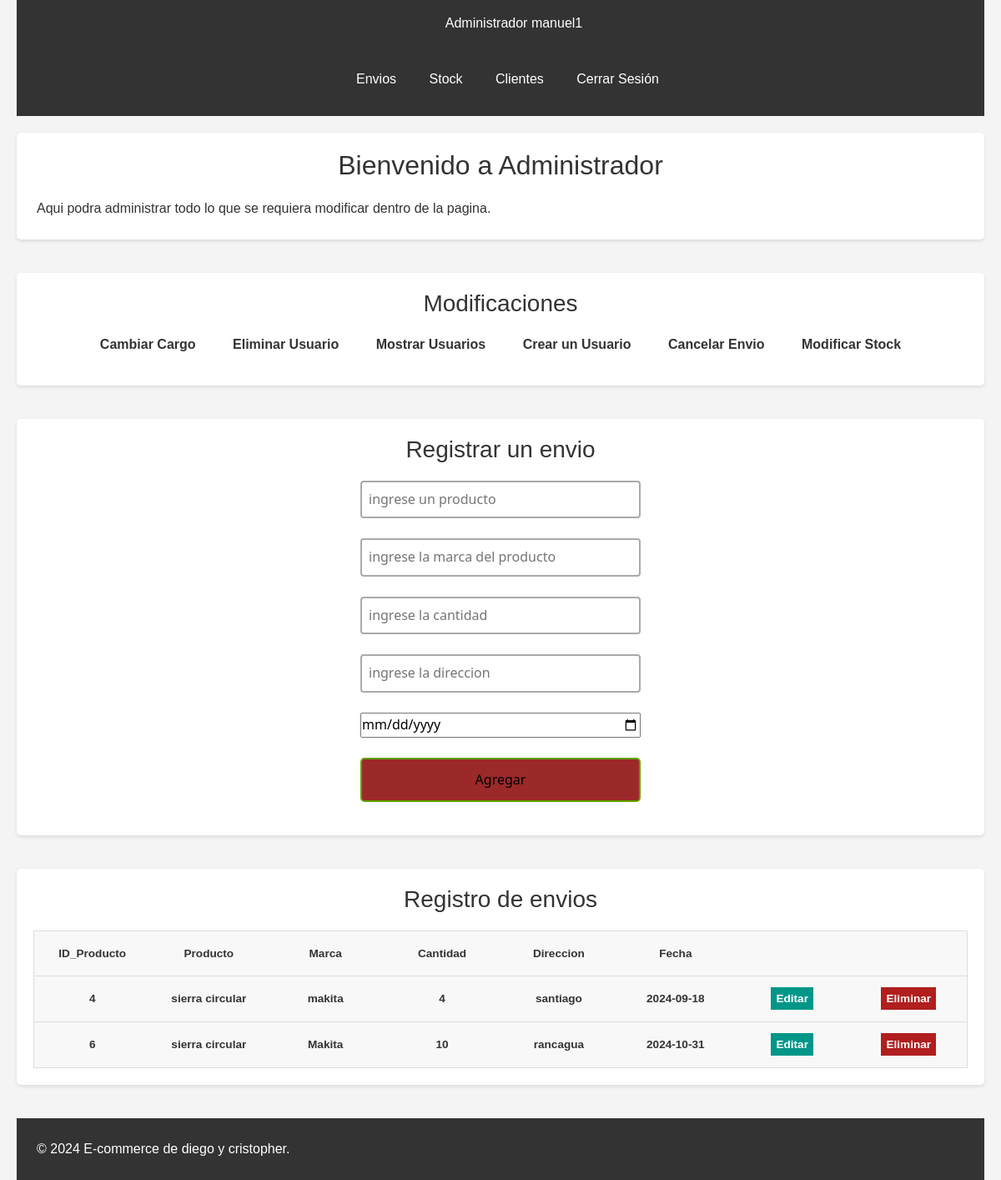
/empleados2.php (signed in), run on the app's committed database.
### tables this page shows
CREATE TABLE `envios` (
  `id` int(11) NOT NULL,
  `producto` varchar(100) NOT NULL,
  `marca` varchar(100) NOT NULL,
  `cantidad` int(11) NOT NULL,
  `direccion` varchar(100) NOT NULL,
  `fecha_envio` date NOT NULL
);

### empleados2.php (the view, shortened to what this page needs)
<?php
$nombreUsuario = isset($_SESSION['usuario']) ? $_SESSION['usuario'] : "Invitado";
$con = connection();
$sql = "SELECT * FROM envios";
$query = mysqli_query($con, $sql);
?>
<!DOCTYPE html>
<html lang="es">
<head>
    <link href="https://cdn.jsdelivr.net/npm/bootstrap@5.3.3/dist/css/bootstrap.min.css" rel="stylesheet">
    <link href="empleadosDise.css" rel="stylesheet">
</head>
<body>
    <header>
        <nav>
           <ul>
                <li>
                    <div class="caja">
                        <?php echo 'Administrador  '.$nombreUsuario; ?>
                    </div>
               </li>
           </ul>
            <ul>
                <li><a href="envios.php">Envios</a></li>
                <li><a href="stock.php">Stock</a></li>
                <li><a href="clientes_datos.php">Clientes</a></li>
                <li><a href="cerrar_sesion.php">Cerrar Sesión</a></li>
            </ul>
        </nav>
    </header>
    <section id="inicio">
        <h2>Bienvenido a Administrador</h2>
        <p>Aqui podra administrar todo lo que se requiera modificar dentro de la pagina.</p>
    </section>
    <section id="categorias">
        <h3>Modificaciones</h3>
        <ul>
            <li><a href="#Mostrar_user">Cambiar Cargo</a></li>
            <li><a href="#Mostrar_user">Eliminar Usuario</a></li>
            <li><a href="#Mostrar_user">Mostrar Usuarios</a></li>
            <li><a href="#crear_user">Crear un Usuario</a></li>
            <li><a href="Mostrar_envios">Cancelar Envio</a></li>
            <li><a href="modificarStock.php">Modificar Stock</a></li>
        </ul>
    </section>
    <section class="metodos_emple">
            <h3>Registrar un envio</h3>
            <div id="crear_env">
          <div class="users-form">
              <form action="agregar_envio.php" method="POST">
                   <input type="text" name="producto" placeholder="ingrese un producto">
                   <input type="text" name="marca" placeholder="ingrese la marca del producto">
                   <input type="text" name="cantidad" placeholder="ingrese la cantidad">
                   <input type="text" name="direccion" placeholder="ingrese la direccion">
                   <input type="date" name="fecha_envio" placeholder="ingrese la fecha de envio">
                   <input type="submit" value="Agregar">
              </form>
          </div>
    </section>
    <section class="metodos_emple">
    <h3>Registro de envios</h3>
            <div id="Mostrar_envios">
            <div class="users-table">
        <table>
            <thead>
                <tr>
                    <th>ID_Producto</th>
                    <th>Producto</th>
                    <th>Marca</th>
                    <th>Cantidad</th>
                    <th>Direccion</th>
                    <th>Fecha</th>
                    <th></th>
                    <th></th>
                </tr>
            </thead>
            <tbody>
                <?php while ($row = mysqli_fetch_array($query)): ?>
                    <tr>
                        <th><?= $row['id'] ?></th>
                        <th><?= $row['producto'] ?></th>
                        <th><?= $row['marca'] ?></th>
                        <th><?= $row['cantidad'] ?></th>
                        <th><?= $row['direccion'] ?></th>
                        <th><?= $row['fecha_envio'] ?></th>
                        <th><a href="modificarEnv.php?id=<?= $row['id'] ?>" class="users-table--edit">Editar</a></th>
                        <th><a href="eliminar_Env.php?id=<?= $row['id'] ?>" class="users-table--delete" >Eliminar</a></th>
                    </tr>
                <?php endwhile; ?>
            </tbody>
        </table>
    </div>
    </section>
    <footer>
        <p>&copy; 2024 E-commerce de diego y cristopher.</p>
    </footer>
</body>
</html>

### empleadosDise.css (style rules this page uses)
* { box-sizing: border-box; margin: 0; padding: 0; }
html { font-family: 'Segoe UI', sans-serif; text-align: center; }
a { text-decoration: none; }
.users-form form { display: flex; flex-direction: column; gap: 24px; width: 30%; margin: 20px auto; text-align: center; }
.users-form form input { font-family: 'Segoe UI', sans-serif; }
.users-form form input[type=text], .users-form form input[type=password], .users-form form input[type=email] { padding: 8px; border:2px solid #aaa; border-radius:4px; outline:none; transition:.3s; }
.users-form form input[type=submit] { border: none; padding: 12px 50px; text-decoration: none; transition-duration: 0.4s; cursor: pointer; border-radius: 5px; background-color: rgb(156, 41, 41); color: black; border: 2px solid #60a100; }
.users-table table { border: 1px solid #ccc; border-collapse: collapse; margin: 0; padding: 0; width: 100%; table-layout: fixed; }
table tr { background-color: #f8f8f8; border: 1px solid #ddd; padding: 4px; }
table th { padding: 16px; text-align: center; font-size: .85em; }
.users-table--edit { background: #009688; padding: 6px; color: #fff; text-align: center; font-weight: bold; }
.users-table--delete { background: #b11e1e; padding: 6px; color: #fff; text-align: center; font-weight: bold; }
body { justify-content: center; align-items: center; height: 100vh; margin: 0; background-color: #08CC88; }

### empleados2.php (style rules this page uses)
* { margin: 0; padding: 0; box-sizing: border-box; font-family: Arial, sans-serif; }
body { line-height: 1.6; background-color: #f4f4f4; color: #333; padding: 0 20px; }
header { background-color: #333; color: #fff; padding: 15px 0; margin-bottom: 20px; }
nav ul { list-style: none; text-align: center; }
nav ul li { display: inline; margin-right: 15px; }
nav ul li a { color: #fff; text-decoration: none; font-size: 16px; padding: 5px 10px; transition: background-color 0.3s; }
section { margin-bottom: 40px; padding: 20px; background-color: #fff; border-radius: 5px; box-shadow: 0 2px 4px rgba(0, 0, 0, 0.1); text-align: center; }
section h2, section h3 { color: #333; margin-bottom: 20px; text-align: center; font-weight: normal; }
#categorias ul { list-style: none; padding: 0; text-align: center; }
#categorias ul li { display: inline-block; margin: 0 10px; }
#categorias ul li a { color: #333; text-decoration: none; font-weight: bold; padding: 5px 10px; transition: color 0.3s, background-color 0.3s; }
footer { text-align: center; padding: 20px; background-color: #333; color: #fff; margin-top: 20px; position: relative; bottom: 0; width: 100%; }
p { width: 50%; height: auto; margin: 4px; text-align: left; }
form { text-align: center; }

### data on the page
envios: id "4", producto "sierra circular", marca "makita", cantidad "4", direccion "santiago", fecha_envio "2024-09-18"
envios: id "6", producto "sierra circular", marca "Makita", cantidad "10", direccion "rancagua", fecha_envio "2024-10-31"

### other printed values
$nombreUsuario "manuel1"
